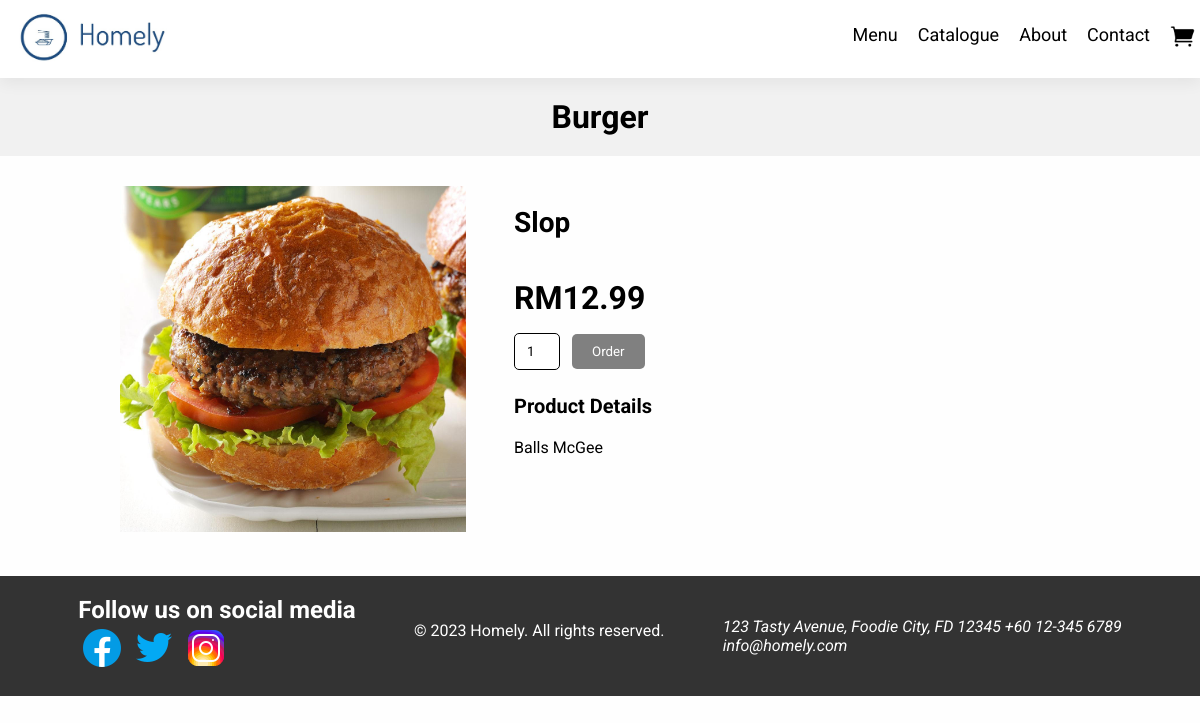
Page /item/2/ on the earlier database version.
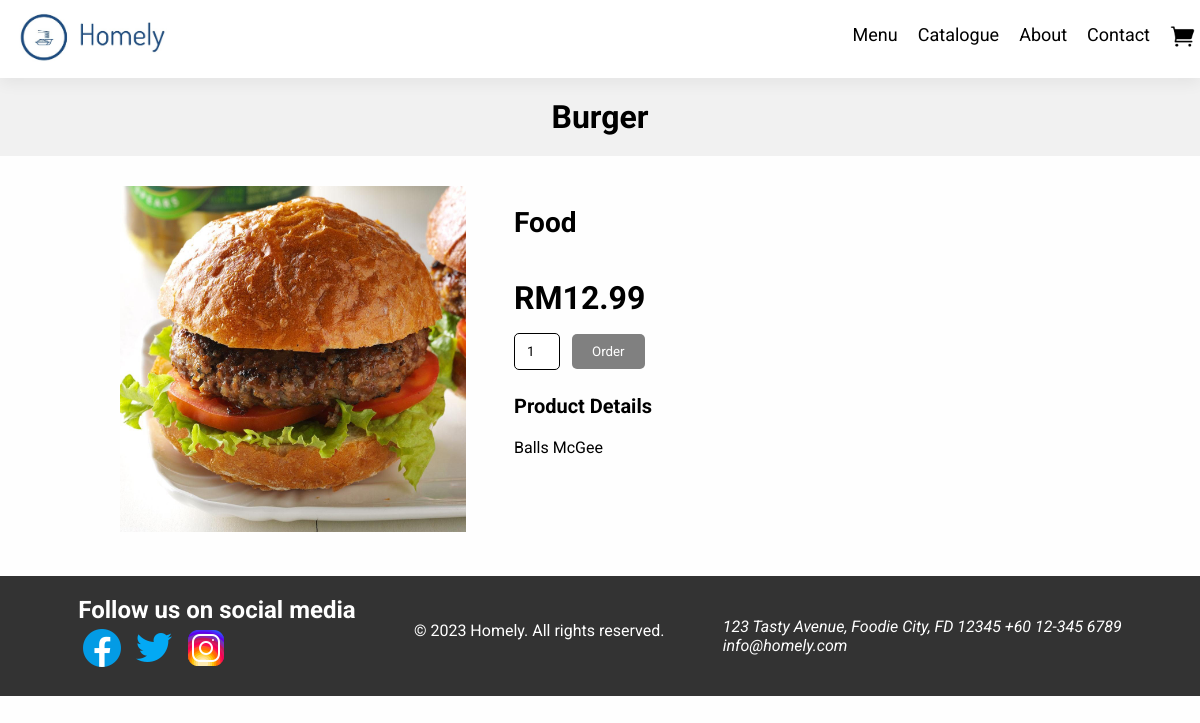
Same page on the later database version.
### restaurant/models.py (models this page shows, shortened)
class FoodItem(models.Model):
    type = models.CharField(max_length=100)
    category = models.CharField(max_length=100)
    name = models.CharField(max_length=100)
    price = models.DecimalField(max_digits=6, decimal_places=2)
    description = models.TextField()
    image = models.ImageField(upload_to='menu_items/')
    details_url = models.URLField(blank=True, null=True)

### restaurant/views.py (the view)
# urls.py: path('item/<int:pk>/', views.item_detail, name='item_detail')
def item_detail(request, pk):
    item = FoodItem.objects.get(id = pk)
    return render(request, 'item_detail.html', {'item': item})

### templates/item_detail.html
{% extends 'main.html' %} {% load static %} {% block content %}
<h1 class="food-heading">{{ item.type }}</h1>
<section class="food-item">
  <section class="col1">
    <img src="{{ MEDIA_URL }}{{ item.image.url }}" alt="{{ item.name }}" />
  </section>
  <section class="col2">
    <h2>{{ item.name }}</h2>
    <h3>RM{{ item.price }}</h3>
    <input type="number" value="1" />
    <button class="order-button">Order</button>
    <h4>Product Details</h4>
    <p>{{ item.description }}</p>
  </section>
</section>
{% endblock %}

Differences in the rows shown:
changed FoodItem "Burger": name "Slop" → "Food"
